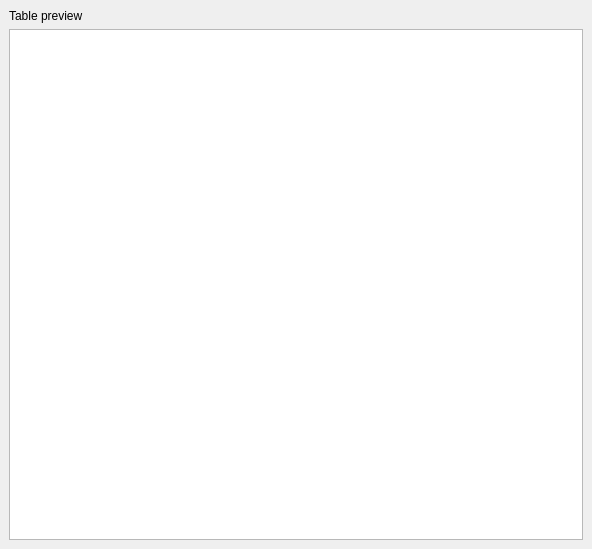
<?xml version="1.0" encoding="UTF-8"?>
<ui version="4.0">
 <class>WebDialogImportXlsFile</class>
 <widget class="QWidget" name="WebDialogImportXlsFile">
  <property name="geometry">
   <rect>
    <x>0</x>
    <y>0</y>
    <width>592</width>
    <height>549</height>
   </rect>
  </property>
  <property name="minimumSize">
   <size>
    <width>592</width>
    <height>549</height>
   </size>
  </property>
  <property name="windowTitle">
   <string>Form</string>
  </property>
  <property name="autoFillBackground">
   <bool>false</bool>
  </property>
  <layout class="QVBoxLayout" name="verticalLayout_2">
   <property name="leftMargin">
    <number>0</number>
   </property>
   <property name="topMargin">
    <number>0</number>
   </property>
   <property name="rightMargin">
    <number>0</number>
   </property>
   <property name="bottomMargin">
    <number>0</number>
   </property>
   <item>
    <layout class="QVBoxLayout" name="mainLayout">
     <property name="topMargin">
      <number>0</number>
     </property>
     <item>
      <widget class="QStackedWidget" name="stackedWidget">
       <property name="minimumSize">
        <size>
         <width>469</width>
         <height>0</height>
        </size>
       </property>
       <property name="currentIndex">
        <number>1</number>
       </property>
       <widget class="QWidget" name="filesUploadPage">
        <layout class="QVBoxLayout" name="verticalLayout_4">
         <property name="spacing">
          <number>0</number>
         </property>
         <property name="leftMargin">
          <number>0</number>
         </property>
         <property name="topMargin">
          <number>0</number>
         </property>
         <property name="rightMargin">
          <number>0</number>
         </property>
         <property name="bottomMargin">
          <number>0</number>
         </property>
         <item>
          <widget class="DnDZoneFrame" name="dndFrame">
           <property name="sizePolicy">
            <sizepolicy hsizetype="Preferred" vsizetype="Minimum">
             <horstretch>0</horstretch>
             <verstretch>0</verstretch>
            </sizepolicy>
           </property>
           <property name="minimumSize">
            <size>
             <width>181</width>
             <height>81</height>
            </size>
           </property>
           <property name="maximumSize">
            <size>
             <width>16777215</width>
             <height>81</height>
            </size>
           </property>
           <property name="acceptDrops">
            <bool>true</bool>
           </property>
           <property name="frameShape">
            <enum>QFrame::Shape::StyledPanel</enum>
           </property>
           <property name="frameShadow">
            <enum>QFrame::Shadow::Raised</enum>
           </property>
           <layout class="QVBoxLayout" name="verticalLayout">
            <property name="sizeConstraint">
             <enum>QLayout::SizeConstraint::SetMinimumSize</enum>
            </property>
            <item>
             <widget class="QLabel" name="dndZoneCaption">
              <property name="palette">
               <palette>
                <active>
                 <colorrole role="WindowText">
                  <brush brushstyle="SolidPattern">
                   <color alpha="127">
                    <red>255</red>
                    <green>255</green>
                    <blue>255</blue>
                   </color>
                  </brush>
                 </colorrole>
                </active>
                <inactive>
                 <colorrole role="WindowText">
                  <brush brushstyle="SolidPattern">
                   <color alpha="255">
                    <red>208</red>
                    <green>208</green>
                    <blue>208</blue>
                   </color>
                  </brush>
                 </colorrole>
                </inactive>
                <disabled>
                 <colorrole role="WindowText">
                  <brush brushstyle="SolidPattern">
                   <color alpha="96">
                    <red>164</red>
                    <green>166</green>
                    <blue>168</blue>
                   </color>
                  </brush>
                 </colorrole>
                </disabled>
               </palette>
              </property>
              <property name="text">
               <string>Drag and drop .xlsx files here or use one of these buttons:</string>
              </property>
              <property name="alignment">
               <set>Qt::AlignmentFlag::AlignCenter</set>
              </property>
              <property name="wordWrap">
               <bool>true</bool>
              </property>
             </widget>
            </item>
            <item>
             <spacer name="dndZoneSpacer">
              <property name="orientation">
               <enum>Qt::Orientation::Vertical</enum>
              </property>
              <property name="sizeHint" stdset="0">
               <size>
                <width>20</width>
                <height>40</height>
               </size>
              </property>
             </spacer>
            </item>
            <item>
             <layout class="QHBoxLayout" name="importButtonsLayout">
              <property name="sizeConstraint">
               <enum>QLayout::SizeConstraint::SetMinimumSize</enum>
              </property>
              <item>
               <spacer name="importBtnLeftSpacer">
                <property name="orientation">
                 <enum>Qt::Orientation::Horizontal</enum>
                </property>
                <property name="sizeHint" stdset="0">
                 <size>
                  <width>40</width>
                  <height>20</height>
                 </size>
                </property>
               </spacer>
              </item>
              <item>
               <widget class="QPushButton" name="localImportButton">
                <property name="text">
                 <string>Import from PC</string>
                </property>
                <property name="flat">
                 <bool>false</bool>
                </property>
               </widget>
              </item>
              <item>
               <spacer name="importBtnRightSpacer">
                <property name="orientation">
                 <enum>Qt::Orientation::Horizontal</enum>
                </property>
                <property name="sizeHint" stdset="0">
                 <size>
                  <width>40</width>
                  <height>20</height>
                 </size>
                </property>
               </spacer>
              </item>
             </layout>
            </item>
           </layout>
          </widget>
         </item>
         <item>
          <spacer name="uploadPageSpacer">
           <property name="orientation">
            <enum>Qt::Orientation::Vertical</enum>
           </property>
           <property name="sizeType">
            <enum>QSizePolicy::Policy::Fixed</enum>
           </property>
           <property name="sizeHint" stdset="0">
            <size>
             <width>0</width>
             <height>15</height>
            </size>
           </property>
          </spacer>
         </item>
         <item>
          <widget class="QScrollArea" name="scrollArea">
           <property name="autoFillBackground">
            <bool>false</bool>
           </property>
           <property name="styleSheet">
            <string notr="true">border: none;</string>
           </property>
           <property name="widgetResizable">
            <bool>true</bool>
           </property>
           <widget class="QWidget" name="filesListWidget">
            <property name="geometry">
             <rect>
              <x>0</x>
              <y>0</y>
              <width>98</width>
              <height>28</height>
             </rect>
            </property>
            <property name="autoFillBackground">
             <bool>false</bool>
            </property>
            <layout class="QVBoxLayout" name="verticalLayout_3">
             <item>
              <layout class="QVBoxLayout" name="filesListLayout"/>
             </item>
             <item>
              <spacer name="filesListSpacer">
               <property name="orientation">
                <enum>Qt::Orientation::Vertical</enum>
               </property>
               <property name="sizeHint" stdset="0">
                <size>
                 <width>20</width>
                 <height>40</height>
                </size>
               </property>
              </spacer>
             </item>
            </layout>
           </widget>
          </widget>
         </item>
        </layout>
       </widget>
       <widget class="QWidget" name="tablePreviewPage">
        <layout class="QVBoxLayout" name="verticalLayout_7">
         <item>
          <widget class="QLabel" name="tablePreviewCaption">
           <property name="text">
            <string>Table preview</string>
           </property>
          </widget>
         </item>
         <item>
          <widget class="QTableView" name="previewTableView">
           <property name="verticalScrollMode">
            <enum>QAbstractItemView::ScrollMode::ScrollPerPixel</enum>
           </property>
           <property name="horizontalScrollMode">
            <enum>QAbstractItemView::ScrollMode::ScrollPerPixel</enum>
           </property>
           <property name="wordWrap">
            <bool>false</bool>
           </property>
           <attribute name="horizontalHeaderMinimumSectionSize">
            <number>0</number>
           </attribute>
           <attribute name="horizontalHeaderDefaultSectionSize">
            <number>0</number>
           </attribute>
           <attribute name="verticalHeaderMinimumSectionSize">
            <number>0</number>
           </attribute>
           <attribute name="verticalHeaderDefaultSectionSize">
            <number>0</number>
           </attribute>
          </widget>
         </item>
        </layout>
       </widget>
       <widget class="QWidget" name="titleCommentPage">
        <layout class="QVBoxLayout" name="verticalLayout_6" stretch="0,0,1">
         <item>
          <widget class="DialogLineEditEx" name="titleEdit" native="true"/>
         </item>
         <item>
          <widget class="DialogTextEditEx" name="commentEdit" native="true"/>
         </item>
         <item>
          <spacer name="verticalSpacer_2">
           <property name="orientation">
            <enum>Qt::Orientation::Vertical</enum>
           </property>
           <property name="sizeHint" stdset="0">
            <size>
             <width>20</width>
             <height>40</height>
            </size>
           </property>
          </spacer>
         </item>
        </layout>
       </widget>
       <widget class="QWidget" name="groupingPage">
        <layout class="QVBoxLayout" name="verticalLayout_5">
         <property name="leftMargin">
          <number>0</number>
         </property>
         <property name="topMargin">
          <number>0</number>
         </property>
         <property name="rightMargin">
          <number>0</number>
         </property>
         <property name="bottomMargin">
          <number>0</number>
         </property>
         <item>
          <widget class="QRadioButton" name="commonTablesListRadio">
           <property name="text">
            <string>Common tables list</string>
           </property>
           <property name="checked">
            <bool>false</bool>
           </property>
           <attribute name="buttonGroup">
            <string notr="true">tableGroupingButtonsGroup</string>
           </attribute>
          </widget>
         </item>
         <item>
          <widget class="QRadioButton" name="tablesGroupRadio">
           <property name="text">
            <string>Tables group</string>
           </property>
           <property name="checked">
            <bool>false</bool>
           </property>
           <attribute name="buttonGroup">
            <string notr="true">tableGroupingButtonsGroup</string>
           </attribute>
          </widget>
         </item>
         <item>
          <widget class="QComboBox" name="tablesGroupsCombo">
           <property name="editable">
            <bool>true</bool>
           </property>
          </widget>
         </item>
         <item>
          <spacer name="verticalSpacer">
           <property name="orientation">
            <enum>Qt::Orientation::Vertical</enum>
           </property>
           <property name="sizeHint" stdset="0">
            <size>
             <width>20</width>
             <height>222</height>
            </size>
           </property>
          </spacer>
         </item>
        </layout>
       </widget>
      </widget>
     </item>
    </layout>
   </item>
  </layout>
 </widget>
 <customwidgets>
  <customwidget>
   <class>DnDZoneFrame</class>
   <extends>QFrame</extends>
   <header location="global">ui/controls/dnd_zone_frame.h</header>
   <container>1</container>
  </customwidget>
  <customwidget>
   <class>DialogLineEditEx</class>
   <extends>QWidget</extends>
   <header location="global">ui/controls/dialog_line_edit_ex.h</header>
   <container>1</container>
  </customwidget>
  <customwidget>
   <class>DialogTextEditEx</class>
   <extends>QWidget</extends>
   <header location="global">ui/controls/dialog_text_edit_ex.h</header>
   <container>1</container>
  </customwidget>
 </customwidgets>
 <resources/>
 <connections/>
 <buttongroups>
  <buttongroup name="tableGroupingButtonsGroup">
   <property name="exclusive">
    <bool>true</bool>
   </property>
  </buttongroup>
 </buttongroups>
</ui>
